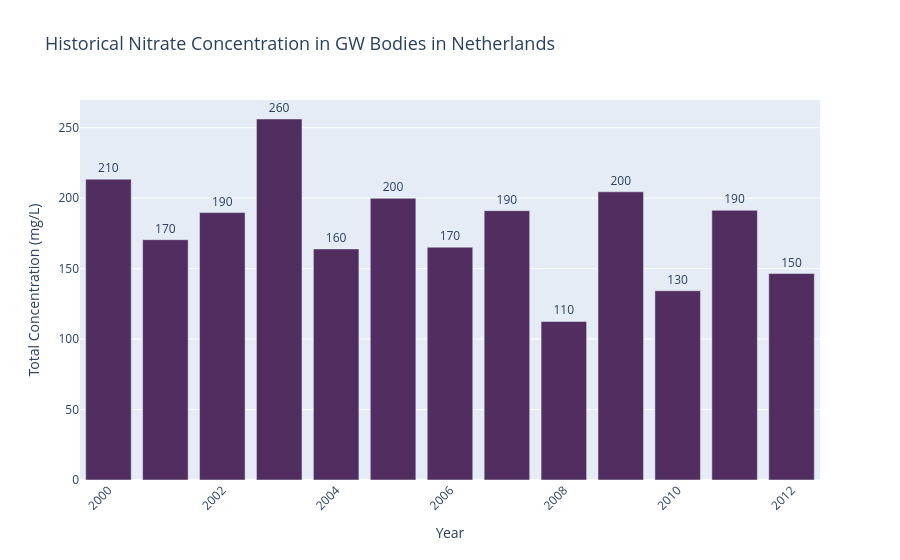
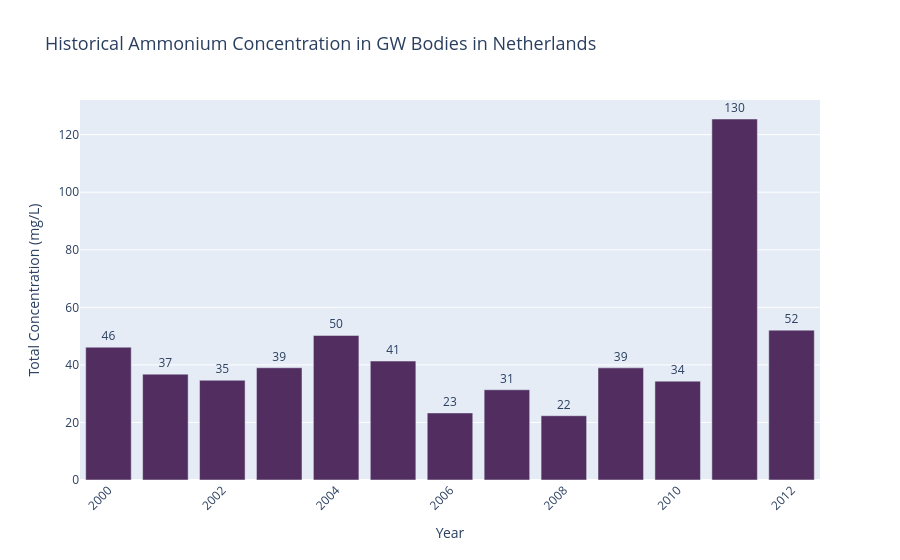

Write notebook code for charts like these, in order.
### Code cell
# plotting trends
plot_chemical_trend(
    df=water_clean,
    country='Netherlands',
    chemical='Nitrate',
    min_year=2000
)

plot_chemical_trend(
    df=water_clean,
    country='Netherlands',
    chemical='Ammonium',
    min_year=2000
)

### Figure 1 — Plotly figure (JSON) as saved in the notebook; plotly's stock layout.template omitted (floating-point values rounded to 4 significant figures)
{"data": [{"hovertemplate": "Year=%{x}<br>Total Concentration (mg/L)=%{y}<extra></extra>", "legendgroup": "", "marker": {"color": "#512E5F", "pattern": {"shape": ""}}, "name": "", "orientation": "v", "showlegend": false, "textposition": "outside", "texttemplate": "%{y:.2s}", "type": "bar", "x": [2000, 2001, 2002, 2003, 2004, 2005, 2006, 2007, 2008, 2009, 2010, 2011, 2012], "xaxis": "x", "y": [213.5, 170.5, 189.8, 256.2, 164.0, 199.9, 165.2, 191.2, 112.5, 204.5, 134.3, 191.4, 146.5], "yaxis": "y"}], "layout": {"autosize": true, "bargap": 0.2, "barmode": "relative", "legend": {"tracegroupgap": 0}, "margin": {"t": 100}, "title": {"font": {"size": 18}, "text": "Historical Nitrate Concentration in GW Bodies in Netherlands"}, "xaxis": {"anchor": "y", "autorange": true, "domain": [0, 1], "range": [-1, 6], "tickangle": -45, "title": {"text": "Year"}}, "yaxis": {"anchor": "x", "autorange": true, "domain": [0, 1], "range": [-1, 4], "title": {"text": "Total Concentration (mg/L)"}}}}

### Figure 2 — Plotly figure (JSON) as saved in the notebook; plotly's stock layout.template omitted (floating-point values rounded to 4 significant figures)
{"data": [{"hovertemplate": "Year=%{x}<br>Total Concentration (mg/L)=%{y}<extra></extra>", "legendgroup": "", "marker": {"color": "#512E5F", "pattern": {"shape": ""}}, "name": "", "orientation": "v", "showlegend": false, "textposition": "outside", "texttemplate": "%{y:.2s}", "type": "bar", "x": [2000, 2001, 2002, 2003, 2004, 2005, 2006, 2007, 2008, 2009, 2010, 2011, 2012], "xaxis": "x", "y": [46.15, 36.78, 34.66, 39.0, 50.22, 41.33, 23.3, 31.36, 22.33, 38.96, 34.35, 125.4, 52.07], "yaxis": "y"}], "layout": {"autosize": true, "bargap": 0.2, "barmode": "relative", "legend": {"tracegroupgap": 0}, "margin": {"t": 100}, "title": {"font": {"size": 18}, "text": "Historical Ammonium Concentration in GW Bodies in Netherlands"}, "xaxis": {"anchor": "y", "autorange": true, "domain": [0, 1], "range": [-1, 6], "tickangle": -45, "title": {"text": "Year"}}, "yaxis": {"anchor": "x", "autorange": true, "domain": [0, 1], "range": [-1, 4], "title": {"text": "Total Concentration (mg/L)"}}}}
